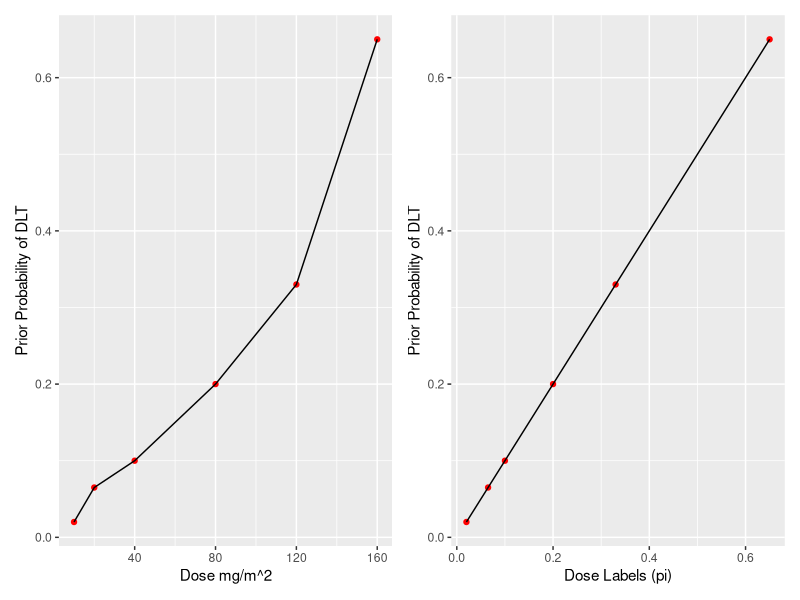
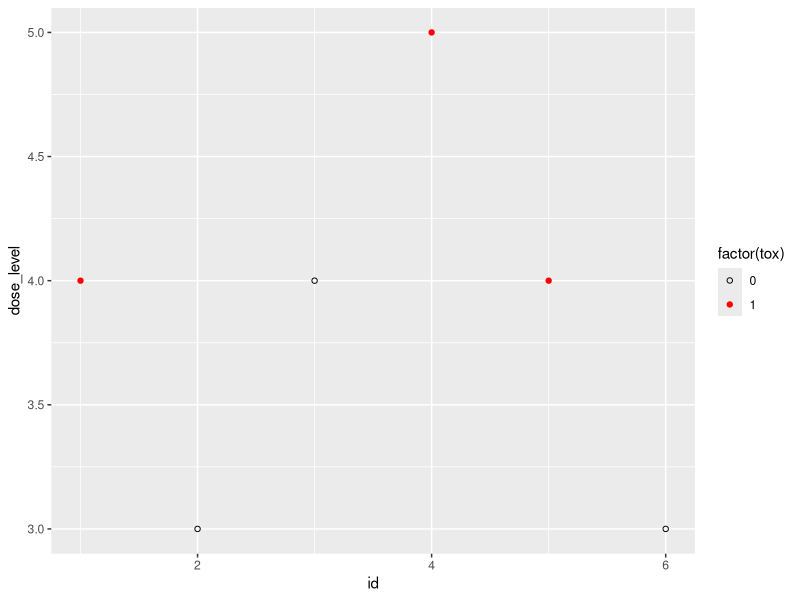
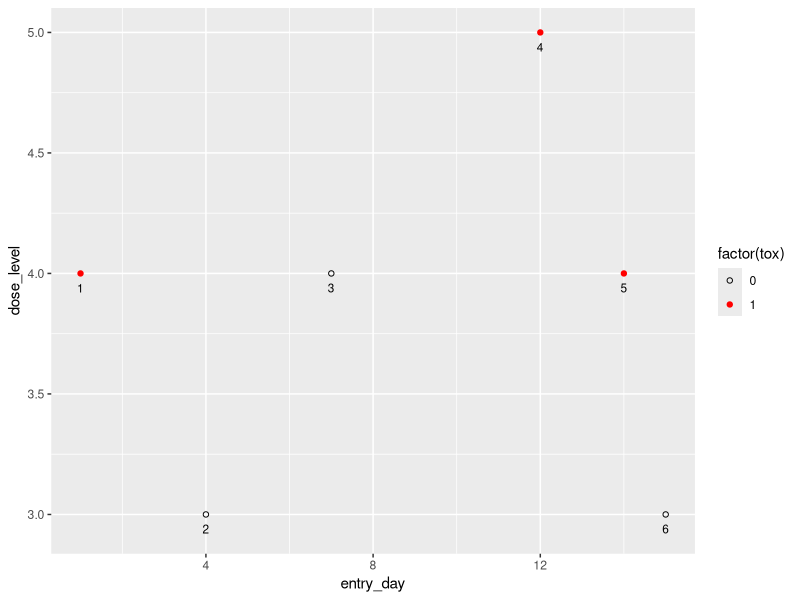

The R script that drew these images, in order:
## ---- chunk 1
knitr::opts_chunk$set(echo = TRUE)
library(tidyverse)
library(patchwork)
## ---- chunk 2
n = 6
prior = c(0.02, 0.065, 0.10, 0.20, 0.33, 0.65) # DLT prob for each dose level 
target = 0.30 # prob experience DLT 
tox = c(1, 0, 0, 1, 1, 0) # patient's observations (1 = tox, 0 = no tox)
dose = c(4, 3, 4, 5, 4, 3)# vector of dose level attrib. to each patient  (starting dose?)
## ---- chunk 3
lik = function(a){
  v = 1
  for(i in (1:length(x1p))){
    v = v*((x1p[i]^a)^y1p[i]*(1-x1p[i]^a)^(1-y1p[i]))
    }
  return(v)
}

crmf = function(a){  # x = parametor (theta)
  exp(-a)*lik(a)
}

crmft = function(a){
  a*exp(-a)*lik(a)
}
## ---- chunk 4
crm_test = function(n, prior, target, tox, dose){
  ## initialize params 
  ptox = matrix(NA, nrow = n, ncol = length(prior))
  recommended = x1p = y1p = rep(0,n)
  a = 1
  ## dose allocation procedure 
  for (i in 1:n){
    ## global vars 
    x1p <<- c(prior[dose[1:i]]^1/a) # prop of DLT for each patient 
    y1p <<- tox[1:i]
  
   # post_dist = integrate(x*(exp(-x)*lik(x)/integrate(exp(-x)*lik(x), 0, Inf)))
   # a = integrate(a*post_dist, 0, Inf)
    a = integrate(crmft, 0, Inf)[[1]]/integrate(crmf, 0, Inf)[[1]]
    ## matrix of est. probabilities of responses 
    ptox[i,] = prior^a
   
    ## vector of recommended dose level
    recommended[i] = which.min(abs(ptox[i,]-target))
  }
  return(recommended)
}

crm_test(n, prior, target, tox, dose)
## ---- chunk 5
crm_book = function(n, prior, target, tox, dose){
  ## initialize params 
  #ptox = matrix(NA, nrow = n, ncol = length(prior))
  ptox = matrix(NA, nrow = n, ncol = 6)
  recommended = x1p = y1p = rep(0,n)
  
  ## dose allocation procedure 
  for (i in 1:n){
    ## global vars 
    x1p <<- c(prior[dose[1:i]]) # prop of DLT for each patient 
    y1p <<- tox[1:i]
  
   # post_dist = integrate(x*(exp(-x)*lik(x)/integrate(exp(-x)*lik(x), 0, Inf)))
   # a = integrate(a*post_dist, 0, Inf)
    a = integrate(crmft, 0, Inf)$value/integrate(crmf, 0, Inf)$value
    ## matrix of est. probabilities of responses 
    ptox[i,] = prior^a
   
    ## vector of recommended dose level
    recommended[i] = which.min(abs(ptox[i,]-target))
  }
  return(recommended) # can also reutrn ptox (gives prob dlt for each patient and dose)- could return a list
}
## ---- chunk 6
crm_book(n, prior, target, tox, dose)

# where does fn specify where to start (MTD)


## ---- chunk 7
# data 
dose_amount = c(10, 20, 40, 80, 120, 160)
prior_mean = 1 # exp prior
dose_label = prior^1/prior_mean

data = tibble(
  dose = dose_amount, 
  labels = dose_label,
  pDLT = prior)

fig_dose = 
  data %>% 
  ggplot(aes(x = dose, y = pDLT)) + 
  geom_point(color = "red") + 
  geom_line(color = "black") +
  labs(
    x = "Dose mg/m^2",
    y = "Prior Probability of DLT")

fig_labels = 
  data %>% 
  ggplot(aes(x = labels, y = pDLT)) + 
  geom_point(color = "red") + 
  geom_line(color = "black") +
  labs(
    x = "Dose Labels (pi)",
    y = "Prior Probability of DLT")

fig_dose + fig_labels

## ---- chunk 8
n = 6
prior = c(0.02, 0.065, 0.10, 0.20, 0.33, 0.65) # DLT prob for each dose level 
target = 0.30 # prob experience DLT 
tox = c(1, 0, 0, 1, 1, 0) # patient's observations (1 = tox, 0 = no tox)
dose = c(4, 3, 4, 5, 4, 3)

data = 
  tibble(
    id = c(1:n), 
    tox = tox, 
    dose_level = dose, 
    entry_day = c(1, 4, 7, 12, 14, 15)
  )

data %>% 
  ggplot(aes(x = id, y = dose_level)) + 
  geom_point(aes(color = factor(tox), shape = factor(tox))) + 
  scale_shape_manual(values = c(1, 19)) +
  scale_colour_manual(values = c("Black", "Red"))
                                                  
## ---- chunk 9
data %>% 
  ggplot(aes(x = entry_day, y = dose_level)) + 
  geom_point(aes(color = factor(tox), shape = factor(tox))) + 
  scale_shape_manual(values = c(1, 19)) +
  scale_colour_manual(values = c("Black", "Red")) +
  geom_text(aes(label=id), size=3, nudge_y= -.06)
